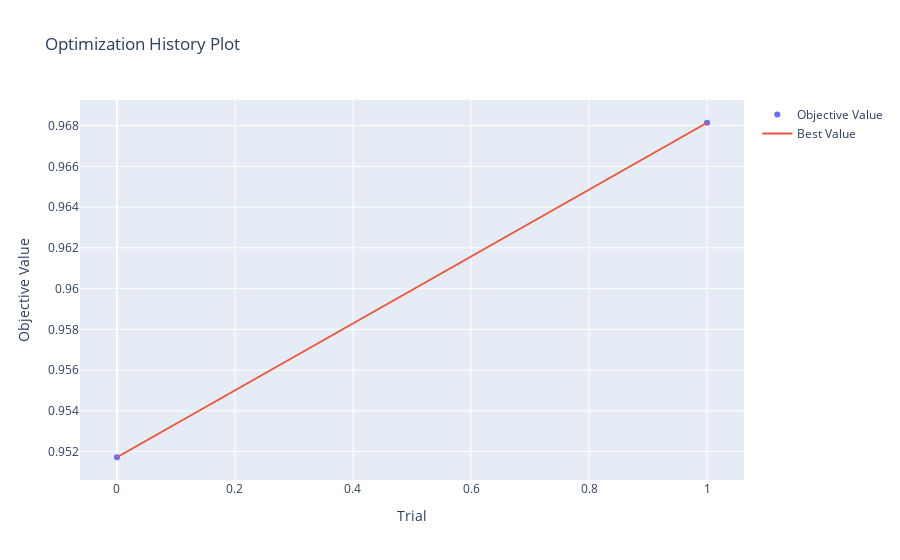
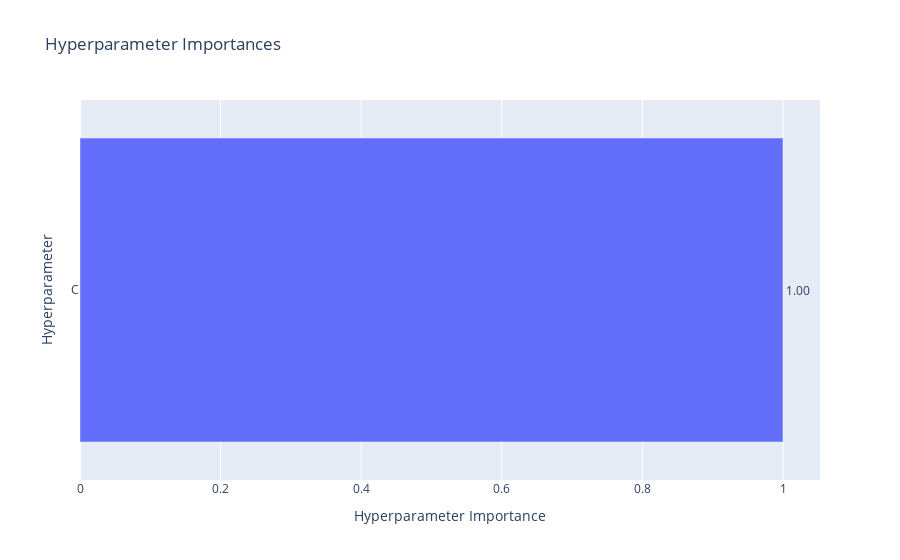

Here is the notebook cell these charts were saved with, in order:
### Code cell
study = optuna.create_study(direction="maximize")
study.optimize(objective, n_trials=20, timeout=900)  # 20 trials or 15 min max


print("Best parameters found:", study.best_params)
print("Best CV F1-macro:", study.best_value)


fig_history = vis.plot_optimization_history(study)
fig_history.show()


fig_importance = vis.plot_param_importances(study)
fig_importance.show()

### Figure 1 — Plotly figure (JSON) as saved in the notebook; plotly's stock layout.template omitted (floating-point values rounded to 4 significant figures)
{"data": [{"mode": "markers", "name": "Objective Value", "type": "scatter", "x": [0, 1], "y": [0.9517, 0.9681]}, {"mode": "lines", "name": "Best Value", "type": "scatter", "x": [0, 1], "y": [0.9517, 0.9681]}, {"marker": {"color": "#cccccc"}, "mode": "markers", "name": "Infeasible Trial", "showlegend": false, "type": "scatter", "x": [], "y": []}], "layout": {"title": {"text": "Optimization History Plot"}, "xaxis": {"title": {"text": "Trial"}}, "yaxis": {"title": {"text": "Objective Value"}}}}

### Figure 2 — Plotly figure (JSON) as saved in the notebook; plotly's stock layout.template omitted (floating-point values rounded to 4 significant figures)
{"data": [{"cliponaxis": false, "hovertemplate": ["C (FloatDistribution): 1.0<extra></extra>"], "name": "Objective Value", "orientation": "h", "text": ["1.00"], "textposition": "outside", "type": "bar", "x": [1], "y": ["C"]}], "layout": {"title": {"text": "Hyperparameter Importances"}, "xaxis": {"title": {"text": "Hyperparameter Importance"}}, "yaxis": {"title": {"text": "Hyperparameter"}}}}
